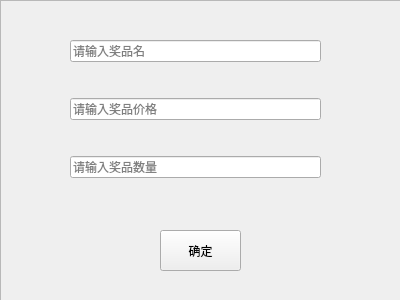
<?xml version="1.0" encoding="UTF-8"?>
<ui version="4.0">
 <class>Addgoods</class>
 <widget class="QWidget" name="Addgoods">
  <property name="geometry">
   <rect>
    <x>0</x>
    <y>0</y>
    <width>400</width>
    <height>300</height>
   </rect>
  </property>
  <property name="windowTitle">
   <string>Form</string>
  </property>
  <property name="windowIcon">
   <iconset resource="res.qrc">
    <normaloff>:/icon.jpg</normaloff>:/icon.jpg</iconset>
  </property>
  <widget class="QFrame" name="frame">
   <property name="geometry">
    <rect>
     <x>0</x>
     <y>0</y>
     <width>401</width>
     <height>301</height>
    </rect>
   </property>
   <property name="styleSheet">
    <string notr="true">background-image: url(:/login.png);</string>
   </property>
   <property name="frameShape">
    <enum>QFrame::StyledPanel</enum>
   </property>
   <property name="frameShadow">
    <enum>QFrame::Raised</enum>
   </property>
  </widget>
  <widget class="QWidget" name="widget" native="true">
   <property name="geometry">
    <rect>
     <x>70</x>
     <y>10</y>
     <width>251</width>
     <height>201</height>
    </rect>
   </property>
   <layout class="QVBoxLayout" name="verticalLayout">
    <item>
     <widget class="QLineEdit" name="goodsNameInput">
      <property name="placeholderText">
       <string>请输入奖品名</string>
      </property>
     </widget>
    </item>
    <item>
     <widget class="QLineEdit" name="priceInput">
      <property name="placeholderText">
       <string>请输入奖品价格</string>
      </property>
     </widget>
    </item>
    <item>
     <widget class="QLineEdit" name="quantityInput">
      <property name="placeholderText">
       <string>请输入奖品数量</string>
      </property>
     </widget>
    </item>
   </layout>
  </widget>
  <widget class="QPushButton" name="addd">
   <property name="geometry">
    <rect>
     <x>160</x>
     <y>230</y>
     <width>81</width>
     <height>41</height>
    </rect>
   </property>
   <property name="text">
    <string>确定</string>
   </property>
  </widget>
 </widget>
 <resources>
  <include location="res.qrc"/>
 </resources>
 <connections/>
</ui>
